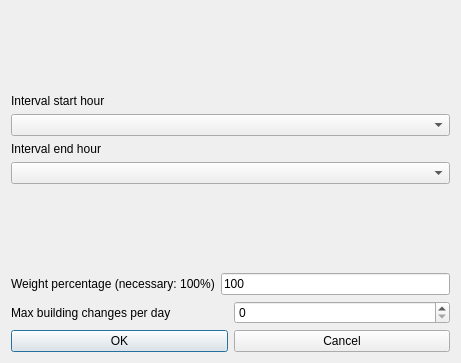
<?xml version="1.0" encoding="UTF-8"?>
<ui version="4.0">
 <class>ModifyConstraintTeachersMaxBuildingChangesPerDayInIntervalForm_template</class>
 <widget class="QDialog" name="ModifyConstraintTeachersMaxBuildingChangesPerDayInIntervalForm_template">
  <property name="geometry">
   <rect>
    <x>0</x>
    <y>0</y>
    <width>461</width>
    <height>363</height>
   </rect>
  </property>
  <property name="windowTitle">
   <string extracomment="This is the title of the dialog to modify a constraint of this type">Modify teachers max building changes per day in interval</string>
  </property>
  <layout class="QGridLayout" name="gridLayout">
   <item row="2" column="0">
    <layout class="QVBoxLayout" name="verticalLayout_2">
     <item>
      <widget class="QLabel" name="endTextLabel">
       <property name="frameShape">
        <enum>QFrame::NoFrame</enum>
       </property>
       <property name="frameShadow">
        <enum>QFrame::Plain</enum>
       </property>
       <property name="text">
        <string>Interval end hour</string>
       </property>
       <property name="wordWrap">
        <bool>false</bool>
       </property>
      </widget>
     </item>
     <item>
      <widget class="QComboBox" name="endHourComboBox">
       <property name="editable">
        <bool>false</bool>
       </property>
       <property name="insertPolicy">
        <enum>QComboBox::NoInsert</enum>
       </property>
       <property name="duplicatesEnabled">
        <bool>false</bool>
       </property>
      </widget>
     </item>
    </layout>
   </item>
   <item row="1" column="0">
    <layout class="QVBoxLayout" name="verticalLayout">
     <item>
      <widget class="QLabel" name="startTextLabel">
       <property name="frameShape">
        <enum>QFrame::NoFrame</enum>
       </property>
       <property name="frameShadow">
        <enum>QFrame::Plain</enum>
       </property>
       <property name="text">
        <string>Interval start hour</string>
       </property>
       <property name="wordWrap">
        <bool>false</bool>
       </property>
      </widget>
     </item>
     <item>
      <widget class="QComboBox" name="startHourComboBox">
       <property name="editable">
        <bool>false</bool>
       </property>
       <property name="insertPolicy">
        <enum>QComboBox::NoInsert</enum>
       </property>
       <property name="duplicatesEnabled">
        <bool>false</bool>
       </property>
      </widget>
     </item>
    </layout>
   </item>
   <item row="6" column="0">
    <layout class="QHBoxLayout">
     <item>
      <widget class="QPushButton" name="okPushButton">
       <property name="text">
        <string>OK</string>
       </property>
      </widget>
     </item>
     <item>
      <widget class="QPushButton" name="cancelPushButton">
       <property name="text">
        <string>Cancel</string>
       </property>
      </widget>
     </item>
    </layout>
   </item>
   <item row="5" column="0">
    <layout class="QHBoxLayout">
     <item>
      <widget class="QLabel" name="textLabel">
       <property name="text">
        <string>Max building changes per day</string>
       </property>
       <property name="wordWrap">
        <bool>false</bool>
       </property>
      </widget>
     </item>
     <item>
      <widget class="QSpinBox" name="maxChangesSpinBox"/>
     </item>
    </layout>
   </item>
   <item row="3" column="0">
    <spacer name="verticalSpacer">
     <property name="orientation">
      <enum>Qt::Vertical</enum>
     </property>
     <property name="sizeHint" stdset="0">
      <size>
       <width>278</width>
       <height>6</height>
      </size>
     </property>
    </spacer>
   </item>
   <item row="4" column="0">
    <layout class="QHBoxLayout">
     <item>
      <widget class="QLabel" name="weightTextLabel">
       <property name="frameShape">
        <enum>QFrame::NoFrame</enum>
       </property>
       <property name="frameShadow">
        <enum>QFrame::Plain</enum>
       </property>
       <property name="text">
        <string>Weight percentage (necessary: 100%)</string>
       </property>
       <property name="wordWrap">
        <bool>false</bool>
       </property>
      </widget>
     </item>
     <item>
      <widget class="QLineEdit" name="weightLineEdit">
       <property name="text">
        <string notr="true">100</string>
       </property>
      </widget>
     </item>
    </layout>
   </item>
   <item row="0" column="0">
    <spacer name="spacer2">
     <property name="orientation">
      <enum>Qt::Vertical</enum>
     </property>
     <property name="sizeType">
      <enum>QSizePolicy::Expanding</enum>
     </property>
     <property name="sizeHint" stdset="0">
      <size>
       <width>20</width>
       <height>41</height>
      </size>
     </property>
    </spacer>
   </item>
  </layout>
 </widget>
 <layoutdefault spacing="6" margin="11"/>
 <resources/>
 <connections/>
</ui>
